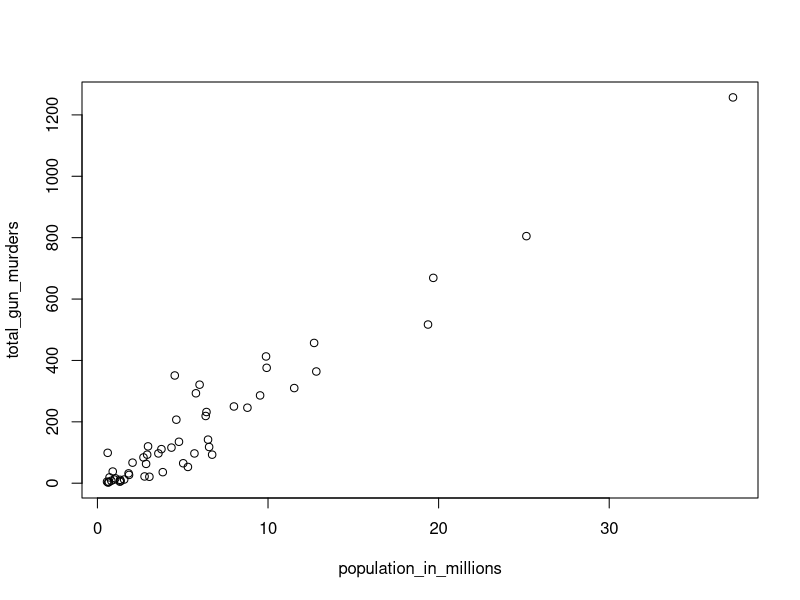
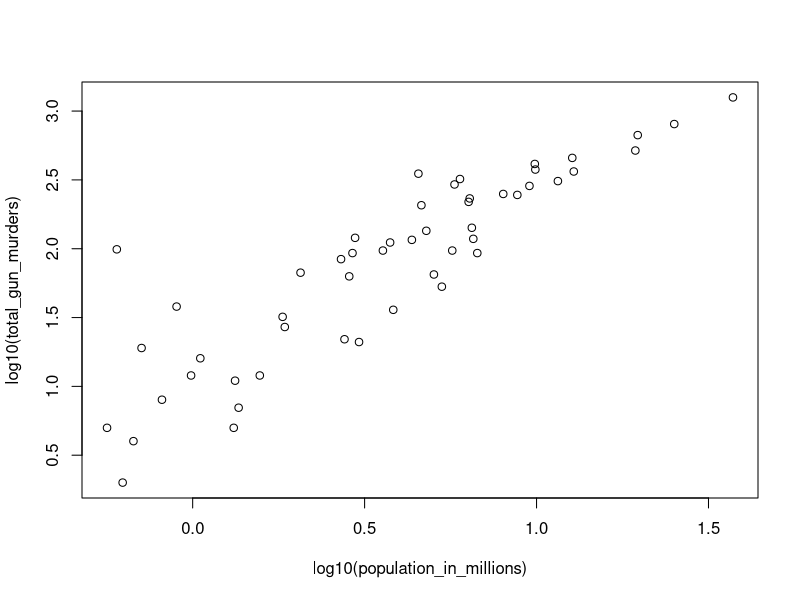
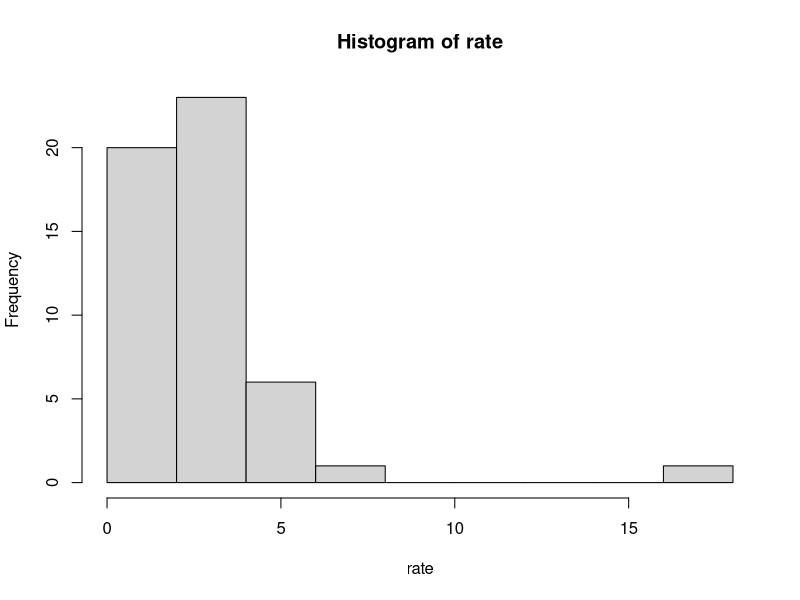
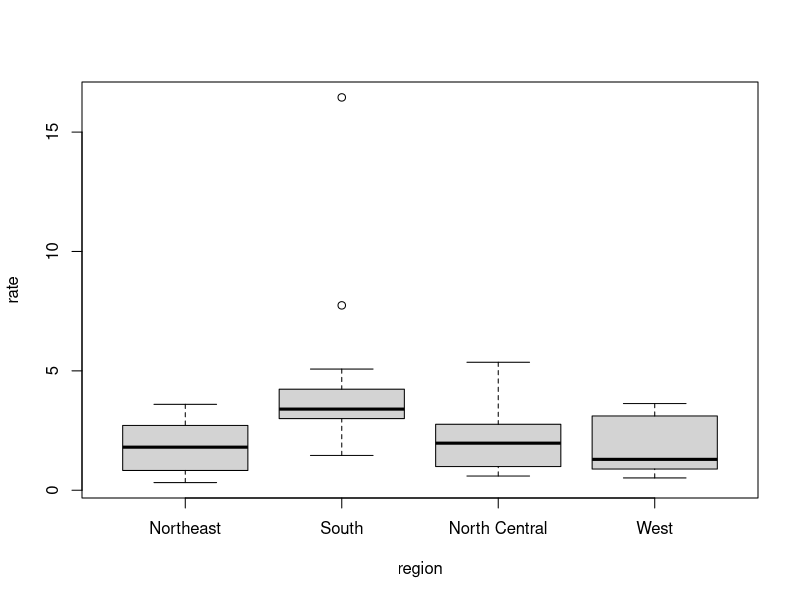

Here is the R script that generated these plots, in order:
## ---- chunk 1
knitr::opts_chunk$set(echo = TRUE)
## ---- chunk 2
library(dslabs) 
data("murders") 
## ---- chunk 3
pop <- murders$population
sort(pop)
pop[51]
## ---- chunk 4
murders$population
order(murders$population)
max(order(murders$population))
## ---- chunk 5
i_min <- which.min(murders$population)
i_min
## ---- chunk 6
murders$state[i_min]
## ---- chunk 7
temp <- c(35, 88, 42, 84, 81, 30) 
city <- c("Beijing", "Lagos", "Paris", "Rio de Janeiro", 
"San Juan", "Toronto") 
city_temps <- data.frame(name = city, temperature = temp)
## ---- chunk 8
ranks <- rank(murders$population)
states <- c(murders$state)
my_df <- data.frame(rank = ranks, state = states)
str(my_df)
## ---- chunk 9
ind <- order(my_df$rank)
head(my_df[order(my_df$rank,ind),])

## ---- chunk 10
population_in_millions <- murders$population/10^6 
total_gun_murders <- murders$total 
plot(population_in_millions, total_gun_murders)
## ---- chunk 11
population_in_millions <- murders$population/10^6 
total_gun_murders <- murders$total 
plot(log10(population_in_millions), log10(total_gun_murders))
## ---- chunk 12
murders$rate <- with(murders,total/population * 100000)
ind = order(murders$rate)
View(data.frame(state = murders$state[ind], rate = murders$rate))
histogram <- with(murders,hist(rate))
## ---- chunk 13
boxplot(rate~region,data = murders)
